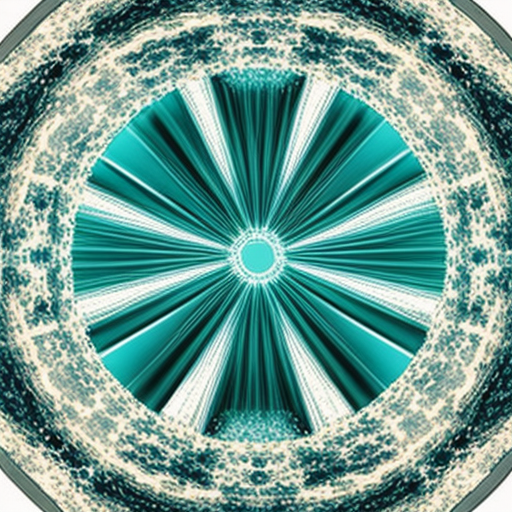
#> input picture LR01/artifacts/run_001/result.png, 512 x 512 px
$ python analyze_image.py
#> lines starting #> are read from the running program, lines starting #| are printed output that depends on the picture
"""Объективный разбор полученного изображения.

Критерий варианта 11 — «метафора объяснена в отчёте». Чтобы разбор опирался на
измеримые свойства артефакта, а не только на впечатление, скрипт считает палитру,
контраст, симметрию и заполненность краёв кадра.

Все метрики детерминированы: квантование палитры выполняется методом медианного
сечения без случайной инициализации.

Использование:
    python src/analyze_image.py run_001
"""

from __future__ import annotations

from pathlib import Path
import json
import sys

import numpy as np
from PIL import Image

ROOT = Path(__file__).resolve().parents[1]

# Коэффициенты яркости Rec. 709.
LUMA = np.array([0.2126, 0.7152, 0.0722])


def dominant_palette(image: Image.Image, colors: int = 6) -> list[dict]:
    quantized = image.quantize(colors=colors, method=Image.Quantize.MEDIANCUT, dither=Image.Dither.NONE)
    palette = quantized.getpalette()[: colors * 3]
    # getcolors() возвращает пары (количество пикселей, индекс палитры).
    counts = {index: count for count, index in (quantized.getcolors(maxcolors=colors) or [])}
    total = sum(counts.values()) or 1
    entries = []
    for index in range(colors):
        r, g, b = palette[index * 3 : index * 3 + 3]
        share = counts.get(index, 0) / total
        entries.append(
            {
                "hex": f"#{r:02x}{g:02x}{b:02x}",
                "rgb": [r, g, b],
                "share": round(share, 4),
            }
        )
    return sorted(entries, key=lambda item: item["share"], reverse=True)


def edge_energy(gray: np.ndarray) -> np.ndarray:
    dy = np.abs(np.diff(gray, axis=0, prepend=gray[:1, :]))
    dx = np.abs(np.diff(gray, axis=1, prepend=gray[:, :1]))
    return dy + dx


def main(run_name: str) -> int:
#> called with run_name = 'run_001'
    png_path = ROOT / "artifacts" / run_name / "result.png"
    with Image.open(png_path) as opened:
#> opened is the input picture: PIL image 512x512 RGB; mean R, G, B 108.8, 154.8, 146
        image = opened.convert("RGB")
        size = image.size
#> size = (512, 512)

    array = np.asarray(image, dtype=np.float64) / 255.0
    gray = array @ LUMA
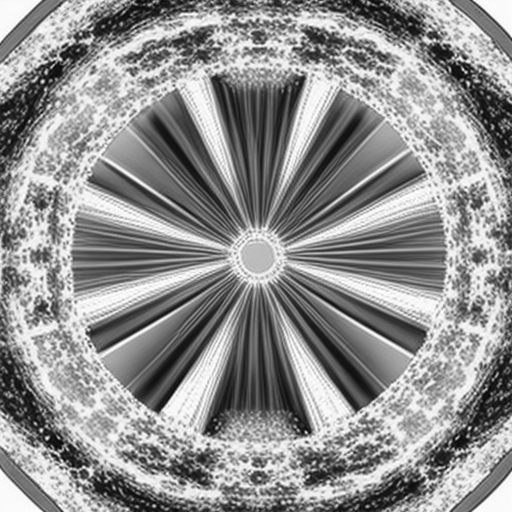
#> gray: shape (512, 512) float64; min 0.0225, max 1, mean 0.566
    height, width = gray.shape
#> height = 512; width = 512

    # Центральная зона — 50% кадра по каждой стороне; всё остальное считается полями.
    y0, y1 = height // 4, height - height // 4
#> y0 = 128; y1 = 384
    x0, x1 = width // 4, width - width // 4
#> x0 = 128; x1 = 384
    mask_center = np.zeros_like(gray, dtype=bool)
    mask_center[y0:y1, x0:x1] = True

    energy = edge_energy(gray)
#> in edge_energy, `dy = np.abs(np.diff(gray, axis=0, prepend=gray[:1, :]))`:
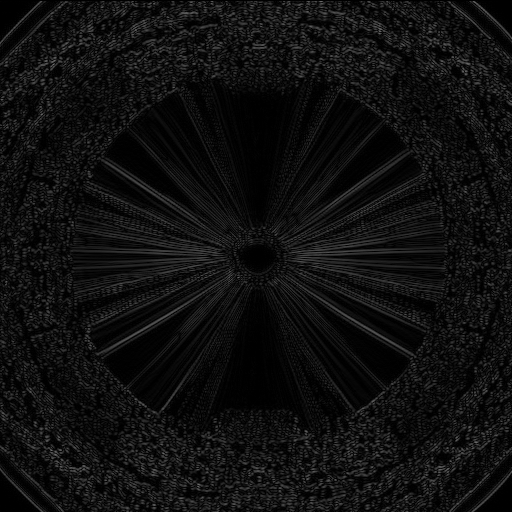
#> dy: shape (512, 512) float64; min 0, max 0.449, mean 0.0617
#> in edge_energy, `dx = np.abs(np.diff(gray, axis=1, prepend=gray[:, :1]))`:
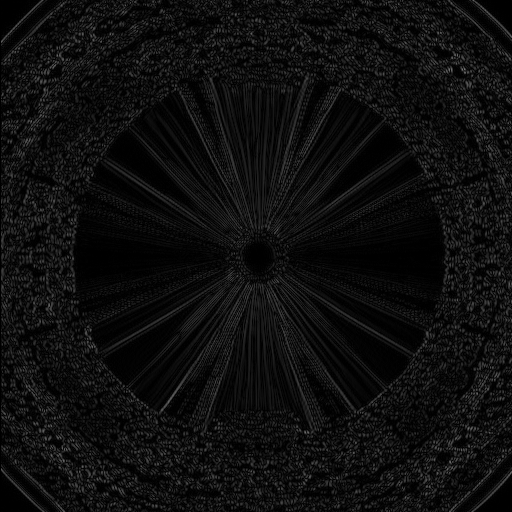
#> dx: shape (512, 512) float64; min 0, max 0.463, mean 0.0576
#> in edge_energy, `return dy + dx`:
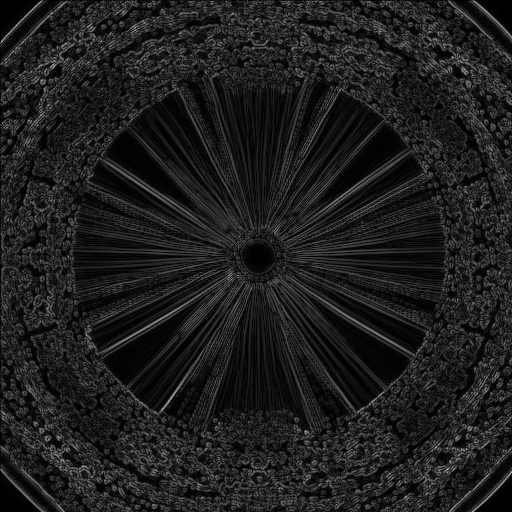
#> returned value: shape (512, 512) float64; min 0, max 0.766, mean 0.119
    center_energy = float(energy[mask_center].mean())
#> center_energy = 0.104
    margin_energy = float(energy[~mask_center].mean())
#> margin_energy = 0.125

    mirrored = gray[:, ::-1]
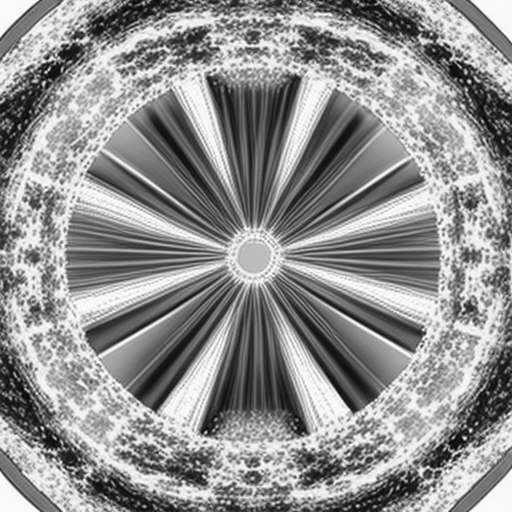
#> mirrored: shape (512, 512) float64; min 0.0225, max 1, mean 0.566
    symmetry_error = float(np.abs(gray - mirrored).mean())
#> symmetry_error = 0.126

    low, high = np.percentile(gray, [1, 99])
#> low = 0.0818; high = 0.982
    michelson = float((high - low) / (high + low)) if (high + low) > 0 else 0.0
#> michelson = 0.846

    report = {
        "run_name": run_name,
        "artifact": f"artifacts/{run_name}/result.png",
        "image_size": list(size),
        "dominant_palette": dominant_palette(image),
        "mean_rgb": [round(float(v), 4) for v in array.reshape(-1, 3).mean(axis=0)],
        "luminance": {
            "mean": round(float(gray.mean()), 4),
            "std": round(float(gray.std()), 4),
            "p01": round(float(low), 4),
            "p99": round(float(high), 4),
            "michelson_contrast": round(michelson, 4),
        },
        "composition": {
            "center_edge_energy": round(center_energy, 5),
            "margin_edge_energy": round(margin_energy, 5),
            "center_to_margin_ratio": round(center_energy / margin_energy, 3)
            if margin_energy > 0
            else None,
            "comment": "Отношение > 1 означает, что детализация сосредоточена в центре, а поля относительно пусты.",
        },
        "symmetry": {
            "horizontal_mirror_mean_abs_error": round(symmetry_error, 5),
            "comment": "0 — идеальная зеркальная симметрия по вертикальной оси; чем меньше, тем симметричнее композиция.",
        },
    }
#> in dominant_palette, `quantized = image.quantize(colors=colors, method=Image.Quantize.MEDIAN..`:
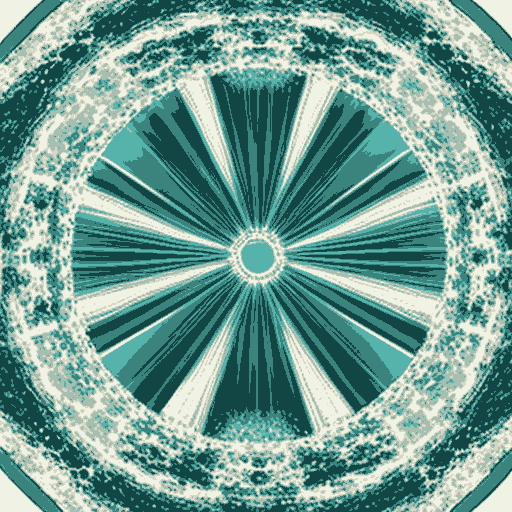
#> quantized: PIL image 512x512 P; mean R, G, B 112.9, 157.3, 148.1
#> in dominant_palette, `palette = quantized.getpalette()[: colors * 3]`: palette = [240, 242, 228, 214, 216, 197, 166, 191, 177, 85, 179, 171, 59, 132, 125, 18, 70, 69]
#> in dominant_palette, `counts = {index: count for count, index in (quantized.getcolors(maxcol..`: counts = {0: 37571, 1: 29609, 2: 42152, 3: 28414, 4: 63001, 5: 61397}
#> in dominant_palette, `total = sum(counts.values()) or 1`: total = 262144
#> the loop in dominant_palette, `for index in range(colors):` made 6 passes
#> (r, g, b, share) on passes 1 to 6: (240, 242, 228, 0.143), (214, 216, 197, 0.113), (166, 191, 177, 0.161), (85, 179, 171, 0.108), (59, 132, 125, 0.24), (18, 70, 69, 0.234)
#> after the loop in dominant_palette, `for index in range(colors):`: entries = 6 items

    out_path = ROOT / "reports" / f"image_analysis_{run_name}.json"
    out_path.write_text(json.dumps(report, ensure_ascii=False, indent=2) + "\n", encoding="utf-8")
    print(json.dumps(report, ensure_ascii=False, indent=2))
#> (printed output is left out)
    return 0


if __name__ == "__main__":
    raise SystemExit(main(sys.argv[1] if len(sys.argv) > 1 else "run_001"))
#> (the program exits here)
